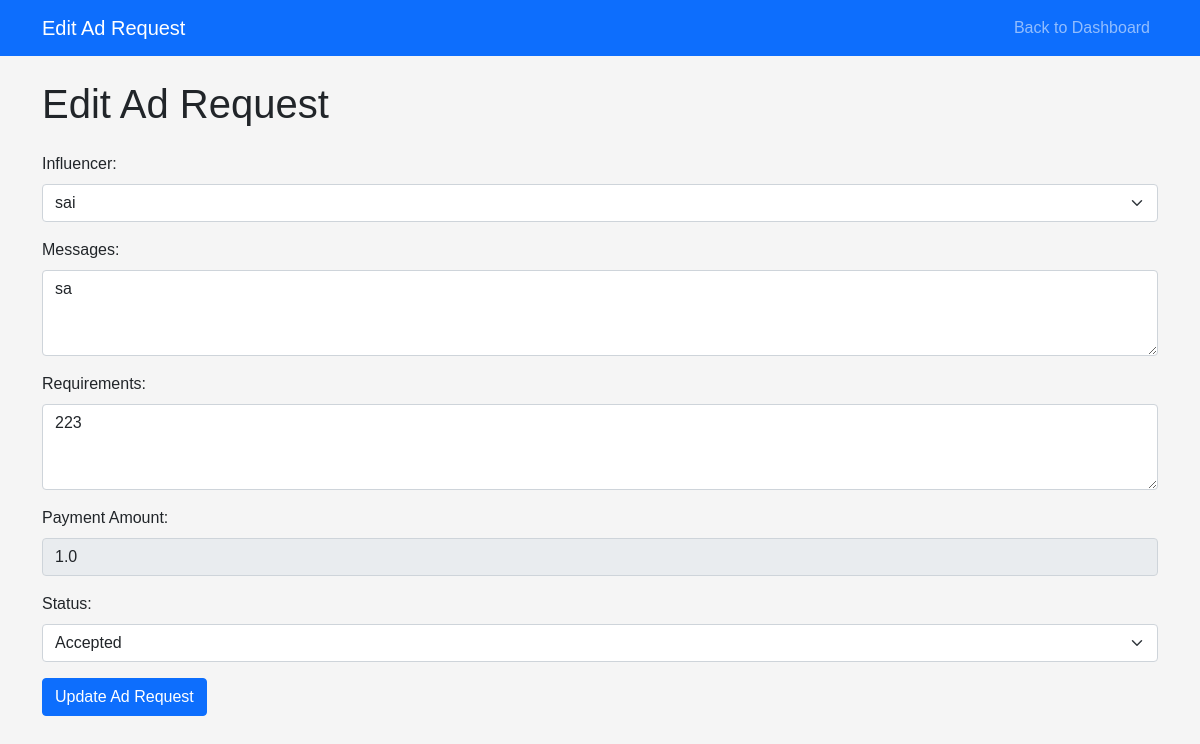
/sponsor/edit_ad_request/1 (signed in), run on the app's committed database.
### backend/models.py (models this page shows)
class AdRequest(db.Model):
    __tablename__ = 'ad_requests'
    id = db.Column(db.Integer, primary_key=True)
    campaign_id = db.Column(db.Integer, db.ForeignKey('campaigns.id'), nullable=False)
    influencer_id = db.Column(db.Integer, db.ForeignKey('influencers.id'), nullable=False)
    messages = db.Column(db.Text)
    requirements = db.Column(db.Text)
    payment_amount = db.Column(db.Float, nullable=False)
    status = db.Column(db.Enum('pending', 'accepted', 'rejected', 'negotiating','requested'), nullable=False, default='pending')
    created_at = db.Column(db.DateTime, default=datetime.utcnow)
    updated_at = db.Column(db.DateTime, default=datetime.utcnow, onupdate=datetime.utcnow)
    campaign = relationship('Campaign', back_populates='ad_requests')
    influencer = relationship('Influencer', back_populates='ad_requests')
    proposed_amount = db.Column(db.Float)
    last_updated_by = db.Column(db.Enum('sponsor', 'influencer'))

class Influencer(db.Model):
    __tablename__ = 'influencers'
    id = db.Column(db.Integer, primary_key=True)
    user_id = db.Column(db.Integer, db.ForeignKey('users.id'), unique=True, nullable=False)
    name = db.Column(db.String(100), nullable=False)
    category = db.Column(db.String(100))
    niche = db.Column(db.String(100))
    reach = db.Column(db.Integer)
    user = relationship('User', backref=db.backref('influencer', uselist=False))
    ad_requests = relationship('AdRequest', back_populates='influencer')

### backend/controller.py (the view, shortened to what this page needs)
@app.route("/sponsor/edit_ad_request/<int:ad_request_id>", methods=["GET", "POST"])
@login_required
def edit_ad_request(ad_request_id):
    if current_user.role != "sponsor":
        flash("Access denied.")
        return redirect(url_for("home"))
    ad_request = AdRequest.query.get_or_404(ad_request_id)
    if ad_request.campaign.sponsor_id != Sponsor.query.filter_by(user_id=current_user.id).first().id:
        flash("Access denied.")
        return redirect(url_for("sponsor_dashboard"))
    influencers = Influencer.query.all()
    return render_template("edit_ad_request.html", ad_request=ad_request, influencers=influencers)

### app.py (called while the page is built)
def init_app():
    app = Flask(__name__)
    app.secret_key = 'fsfdgdsgs'
    app.debug = True
    app.config['SQLALCHEMY_DATABASE_URI'] = 'sqlite:///iescp.db'
    db.init_app(app)
    app.app_context().push()
    login_manager = LoginManager()
    login_manager.login_view = 'controller.login'
    login_manager.init_app(app)
    @login_manager.user_loader
    def load_user(id):
        return User.query.get(int(id))
    print("app started....")
    return app

### templates/edit_ad_request.html (shortened to what this page needs)
{% extends "base.html" %}
{% block content %}
<nav class="navbar navbar-expand-lg navbar-dark bg-primary">
    <div class="container">
        <a class="navbar-brand" href="#">Edit Ad Request</a>
        <ul class="navbar-nav ms-auto">
            <li class="nav-item">
                <a class="nav-link" href="{{ url_for('sponsor_dashboard') }}">Back to Dashboard</a>
            </li>
        </ul>
    </div>
</nav>
<div class="container mt-4">
    <h1 class="mb-4">Edit Ad Request</h1>
    <form action="{{ url_for('edit_ad_request', ad_request_id=ad_request.id) }}" method="POST">
        <div class="mb-3">
            <label for="influencer_id" class="form-label">Influencer:</label>
            <select class="form-select" id="influencer_id" name="influencer_id" required>
                {% for influencer in influencers %}
                    <option value="{{ influencer.id }}" {% if influencer.id == ad_request.influencer_id %}selected{% endif %}>
                        {{ influencer.name }}
                    </option>
                {% endfor %}
            </select>
        </div>
        <div class="mb-3">
            <label for="messages" class="form-label">Messages:</label>
            <textarea class="form-control" id="messages" name="messages" rows="3" required>{{ ad_request.messages }}</textarea>
        </div>
        <div class="mb-3">
            <label for="requirements" class="form-label">Requirements:</label>
            <textarea class="form-control" id="requirements" name="requirements" rows="3" required>{{ ad_request.requirements }}</textarea>
        </div>
        <div class="mb-3">
            {%if ad_request.status=="accepted"%}
            <label for="payment_amount" class="form-label">Payment Amount:</label>
            <input type="number" class="form-control" id="payment_amount" name="payment_amount" value="{{ ad_request.payment_amount }}" step="0.01" readonly>
            {%else%}
            <label for="payment_amount" class="form-label">Payment Amount:</label>
            <input type="number" class="form-control" id="payment_amount" name="payment_amount" value="{{ ad_request.payment_amount }}" step="0.01" required>
            {%endif%}
        </div>
        <div class="mb-3">
            <label for="status" class="form-label">Status:</label>
            <select class="form-select" id="status" name="status" required>
                <option value="accepted" {% if ad_request.status == 'accepted' %}selected{% endif %}>Accepted</option>
            </select>
        </div>
        <button type="submit" class="btn btn-primary">Update Ad Request</button>
    </form>
</div>
{% endblock %}

### static/css/styles.css (style rules this page uses)
body { font-family: Arial, sans-serif; background-color: #f5f5f5; }
.nav-link { font-weight: 500; color: #333; }

### data on the page
AdRequest: influencer_id "sai", messages "sa", requirements "223", payment_amount "1.0", status "Accepted"
